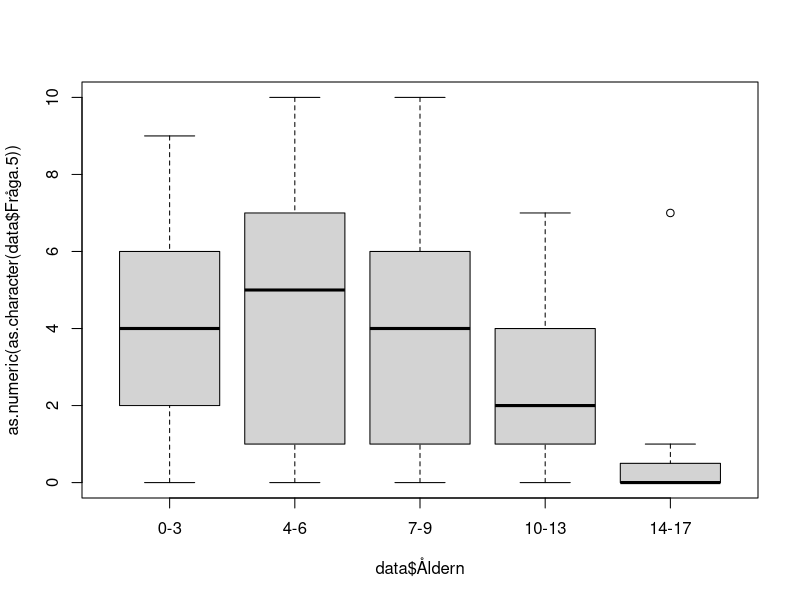
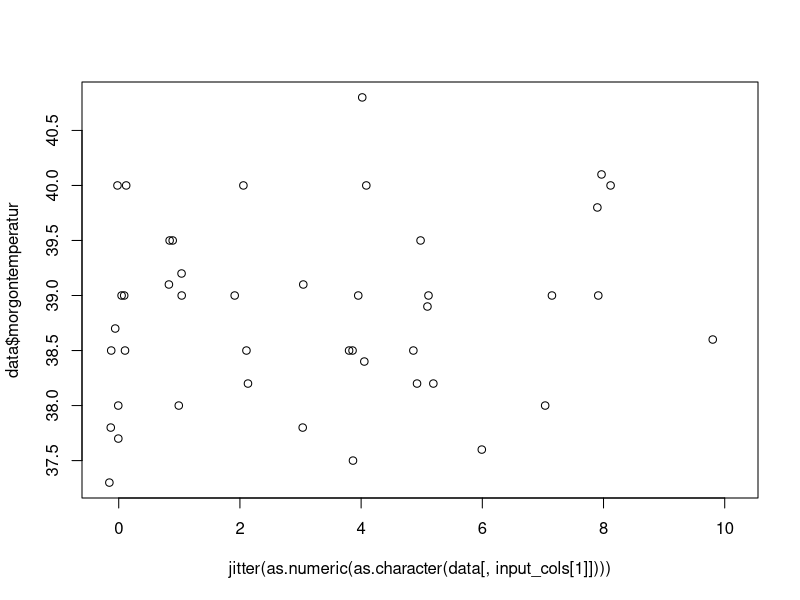

Recreate these plots in R, in order. (Note: this script raises an error after producing the figures.)
library(stringr)
data <- read.delim('Forschungsarbeit Auswehrtungstabelle 1.csv')
data$Förkylning <- factor(data$Förkylning)
data$Halsont <- factor(data$Halsont)
data$Feber <- factor(data$Feber)
data$Ont.i.öron <- factor(data$Ont.i.öron)
data$UVI <- factor(data$UVI)
data$Hosta <- factor(data$Hosta)
data$Kräkningar <- factor(data$Kräkningar)
data$Diarre <- factor(data$Diarre)
data$Magont <- factor(data$Magont)

data$morgontemperatur <-  as.numeric(str_replace( as.character( data$morgontemperatur), ',','.'))

data$Åldern <- factor( as.character(data$Åldern), levels=c('0-3','4-6','7-9','10-13','14-17' ))

save(data,file="data.RData")

plot( as.numeric(as.character(data$Fråga.5)) ~ data$Åldern)
anova(lm( as.numeric(data$Fråga.5) ~ data$Åldern))$"Pr(>F)"[1]
#[1] 1.06104e-05

input_cols <- c('Fråga.5','Fråga.6','Fråga.7','Fråga..8','Fråga..9','Fråga..10.VAS.CRP','Fråga..10.VAS.strep' )

run_annova <- function( colname ) {

	p.vals1 <- unlist(lapply( input_cols , function(cname) {
		anova(lm( as.numeric(as.character(data[,cname])) ~ data[,colname]))$"Pr(>F)"[1]
	} ))
	
	names(p.vals1) <- input_cols
	p.vals1

}

(p.vals1 <- run_annova('Åldern'))

#            Fråga.5             Fråga.6             Fråga.7            Fråga..8 
#       1.061040e-05        1.089857e-08        2.451278e-01        3.397947e-03 
#           Fråga..9   Fråga..10.VAS.CRP Fråga..10.VAS.strep 
#       1.092852e-07        5.611234e-22        3.930611e-07 

# surprisingly good p values here!

## and the extremely goof p values were an error...

# with the corrected script the p values look more reliable:
# the answe to the question: Does the age of the kids affect the answer to the questions:

#            Fråga.5             Fråga.6             Fråga.7            Fråga..8 
#       1.550308e-04        1.022504e-07        2.451278e-01        3.397947e-03 
#           Fråga..9   Fråga..10.VAS.CRP Fråga..10.VAS.strep 
#       1.092852e-07        8.848871e-05        7.102369e-01


#next what would I like to see?

#visual inspection of the plots like
plot( jitter(as.numeric(as.character(data[,input_cols[1]]))) , data$morgontemperatur)
# did show no effect of the temperature on the questions outcome.

temperature_corr <- NULL
for ( i in 1:length(input_cols)){
	t <- cor.test(as.numeric(as.character(data[,input_cols[i]])) , data$morgontemperatur)
	temperature_corr <- rbind(temperature_corr, c(t$estimate, t$p.value))
}
rownames(temperature_corr) <- input_cols 
colnames(temperature_corr) <- c('pearson rho','p value')

temperature_corr
#                      pearson rho   p value
#Fråga.5              0.1449602126 0.3478091
#Fråga.6              0.0471049719 0.7401870
#Fråga.7              0.0616241503 0.6611327
#Fråga..8             0.0313697722 0.8235475
#Fråga..9             0.0494208433 0.7252697
#Fråga..10.VAS.CRP   -0.0001261715 0.9995441
#Fråga..10.VAS.strep -0.0352295203 0.9283052

(p.vals.kön <- run_annova('kön'))
#            Fråga.5             Fråga.6             Fråga.7            Fråga..8 
#          0.9018953           0.9893636           0.3102917           0.4723559 
#           Fråga..9   Fråga..10.VAS.CRP Fråga..10.VAS.strep 
#          0.8700623           0.4540279           0.7181212

(p.vals.Förkylning <- run_annova('Förkylning'))
#            Fråga.5             Fråga.6             Fråga.7            Fråga..8 
#          0.6633117           0.8820971           0.1282242           0.4538891 
#           Fråga..9   Fråga..10.VAS.CRP Fråga..10.VAS.strep 
#          0.7845322           0.4689488           0.9719658 
(p.vals.Ont.i.öron <- run_annova('Ont.i.öron'))
#            Fråga.5             Fråga.6             Fråga.7            Fråga..8 
#         0.65299100          0.27232017          0.32673439          0.09375773 
#           Fråga..9   Fråga..10.VAS.CRP Fråga..10.VAS.strep 
#         0.90514744          0.12489450          0.46642420 
(p.vals.Hosta <- run_annova('Hosta'))
#            Fråga.5             Fråga.6             Fråga.7            Fråga..8 
#         0.32388528          0.34294922          0.43979613          0.03278197 
#           Fråga..9   Fråga..10.VAS.CRP Fråga..10.VAS.strep 
#         0.55829322          0.42841204          0.97432771 

## In other words - only the age of the child affects the pain results

## for all other questions I need more input.


## Now a pie chart for the 'BesöksUrsak'
data$BesöksUrsak <-  rep( '', nrow(data) )
for ( n in c( 6,7,8,10,11,12,13,14) ) {
	data$BesöksUrsak[which(data[,n] == 1)] <- paste( data$BesöksUrsak[which(data[,n] == 1)], colnames(data)[n])
}


## group that to more useful groups:
data$ManCause <- rep( '', nrow(data) )
oli <- NULL
oli <- c( oli , grep ( 'Hosta', data$BesöksUrsak ) )
oli <- c( oli , grep ( 'Halsont', data$BesöksUrsak ) )
oli <- c( oli , grep ( 'Ont.i.öron', data$BesöksUrsak ) )
oli <- c( oli , grep ( 'Förkylning', data$BesöksUrsak ) )
data$ManCause[unique(oli)] <- 'ÖLI'

data$ManCause[match(' Feber Diarre',data$BesöksUrsak)] <- 'GI'
data$ManCause[match(' Kräkningar Diarre',data$BesöksUrsak)] <- 'GI'
data$ManCause[which(is.na(match(data$BesöksUrsak," Diarre"))==F)] <- 'GI'

table( paste ( data$ManCause, data$BesöksUrsak ) )

data$ManCause[grep('UVI', data$BesöksUrsak )] <- 'UVI'

data$ManCause[which(is.na(match(data$BesöksUrsak," Feber"))==F)] <- 'oklart Feber'

data$ManCause[which(is.na(match(data$BesöksUrsak,"" ))==F)] <- 'ej angivna'

data$ManCause[which(is.na(match(data$ManCause,,"" ))==F)] <-  'ej angivna'


## oh great - the parents know how the kids react.
cor.test( as.numeric(as.character(data$Fråga..9)),  as.numeric(as.character(data$Fråga..10.VAS.CRP)) )

#	Pearson's product-moment correlation

#data:  as.numeric(as.character(data$Fråga..9)) and as.numeric(as.character(data$Fråga..10.VAS.CRP))
#t = 11.417, df = 65, p-value < 2.2e-16
#alternative hypothesis: true correlation is not equal to 0
#95 percent confidence interval:
# 0.7174187 0.8836752
#sample estimates:
#      cor 
#0.8168581 


#partent expect and kids feel the pain
cor.test( as.numeric(as.character(data$Fråga.6)),  as.numeric(as.character(data$Fråga..10.VAS.CRP)) )

#	Pearson's product-moment correlation

#data:  as.numeric(as.character(data$Fråga.6)) and as.numeric(as.character(data$Fråga..10.VAS.CRP))
#t = 7.9075, df = 65, p-value = 4.261e-11
#alternative hypothesis: true correlation is not equal to 0
#95 percent confidence interval:
# 0.5530345 0.8050265
#sample estimates:
#     cor 
#0.700223 

## and the parents see what they expected.
cor.test( as.numeric(as.character(data$Fråga.6)),  as.numeric(as.character(data$Fråga..9)) )

#	Pearson's product-moment correlation

#data:  as.numeric(as.character(data$Fråga.6)) and as.numeric(as.character(data$Fråga..9))
#t = 12.313, df = 152, p-value < 2.2e-16
#alternative hypothesis: true correlation is not equal to 0
#95 percent confidence interval:
# 0.6174964 0.7778674
#sample estimates:
#      cor 
#0.7066437 
#
#Warnmeldung:
#In cor.test(as.numeric(as.character(data$Fråga.6)), as.numeric(as.character(data$Fråga..9))) :
#  NAs durch Umwandlung erzeugt

summary(data$Åldern)/155 *100
#     0-3      4-6      7-9    10-13    14-17 
#38.70968 20.64516 13.54839 16.77419 10.32258 
pie(table(data$Åldern))

data$CRP <- rep('NO',nrow(data))
data$CRP[is.na(match(data$Fråga..10.VAS.CRP, 'na'))==T] <- 'Yes'

CRP <- data[which(data$CRP == 'Yes'),]
(table(paste(as.factor(CRP$CRP), CRP$Åldern)) / nrow(CRP) ) *100

#  Yes 0-3 Yes 10-13 Yes 14-17   Yes 4-6   Yes 7-9 
#43.697479 15.126050  7.563025 19.327731 14.285714 

# Show the numbers for Fråga..10.VAS.CRP for the age
res <- table(data$Åldern, data$Fråga..10.VAS.CRP)
res[ which(res == 0)] = '-'
write.table( res, file="Åldern_vs_Fråga10.VAS.CRP.xls", sep="\t" , quote=F)

#4-6 
mean(c(rep(0,3),rep(10,2),rep(2,5),rep(4,4),rep(5,4),rep(6,3),rep(7,1),rep(8,1)))
#[1] 4.304348
sd(c(rep(0,3),rep(10,2),rep(2,5),rep(4,4),rep(5,4),rep(6,3),rep(7,1),rep(8,1)))
#[1] 2.851392
#7-9
mean(c(rep(0,2),rep(10,1),rep(2,6),rep(3,2),rep(4,5),rep(6,1)))
#[1] 3.176471
sd(c(rep(0,2),rep(10,1),rep(2,6),rep(3,2),rep(4,5),rep(6,1)))
#[1] 2.324739
#10-13
mean(c(rep(0,10),rep(2,4),rep(4,3),rep(5,1)))
#[1] 1.388889
sd(c(rep(0,10),rep(2,4),rep(4,3),rep(5,1)))
#[1] 1.786844
#14-17
mean(c(rep(0,6),rep(2,3)))
#[1] 0.6666667
sd(c(rep(0,6),rep(2,3)))
#[1] 1



res2 <- table(data$Åldern, data$Fråga..9)
res2[ which(res2 == 0)] = '-'

#0-3
 mean(c(rep( 0,9),rep(1,5),rep(2,6),rep(3,7),rep(4,2),rep(5,5),rep(6,5),rep(7,8),rep(9,4),rep(10,2)))
#[1] 4.018868
 sd(c(rep( 0,9),rep(1,5),rep(2,6),rep(3,7),rep(4,2),rep(5,5),rep(6,5),rep(7,8),rep(9,4),rep(10,2)))
#[1] 3.06651
#4-6
mean(c(rep(0,7),rep(1,5),rep(2,4),rep(3,2),rep(4,4),rep(5,2),rep(6,4),rep(8,1),rep(10,3)))
#[1] 3.34375
sd(c(rep(0,7),rep(1,5),rep(2,4),rep(3,2),rep(4,4),rep(5,2),rep(6,4),rep(8,1),rep(10,3)))
#[1] 3.127499
#7-9
 mean(c(rep(0,7),rep(1,1),rep(2,3),rep(3,5),rep(4,2),rep(5,1),rep(6,1),rep(10,1)))
#[1] 2.428571
 sd(c(rep(0,7),rep(1,1),rep(2,3),rep(3,5),rep(4,2),rep(5,1),rep(6,1),rep(10,1)))
#[1] 2.521338
#10-13
mean(c(rep(0,9),rep(1,6),rep(2,4),rep(3,4),rep(4,3)))
#[1] 1.461538
 sd(c(rep(0,9),rep(1,6),rep(2,4),rep(3,4),rep(4,3)))
#[1] 1.420726
#14-17
mean(c(rep(0,11),rep(1,4),rep(3,1)))
#[1] 0.4375
sd (c(rep(0,11),rep(1,4),rep(3,1)))
#[1] 0.813941

res3 <- table(data$Åldern, data$Fråga..10.VAS.strep)
res3[ which(res3 == 0)] = '-'

#4-6
mean(c(rep(0,2),rep(10,1),rep(2,2),rep(4,1),rep(5,1),rep(6,2)))
#[1] 3.888889
sd(c(rep(0,2),rep(10,1),rep(2,2),rep(4,1),rep(5,1),rep(6,2)))
#[1] 3.25747
#7-9
mean(c(rep(0,2),rep(4,1),rep(6,1)))
#[1] 2.5
sd(c(rep(0,2),rep(4,1),rep(6,1)))
#[1] 3
#10-13
mean(c(rep(0,1),rep(1,2),rep(2,2),rep(4,3),rep(5,1),rep(6,1)))
#[1] 2.9
sd(c(rep(0,1),rep(1,2),rep(2,2),rep(4,3),rep(5,1),rep(6,1)))
#[1] 1.969207
#14-17
mean(c(rep(0,5),rep(10,1),rep(2,1),rep(6,1)))
#[1] 2.25
sd(c(rep(0,5),rep(10,1),rep(2,1),rep(6,1)))
#[1] 3.770184


data$CRP = is.na(as.numeric(as.character(data[,28])))==F
data$CRP[which(data[,28] =='x')] = TRUE

data$STREP = is.na(as.numeric(as.character(data[,29])))==F
data$STREP[which(data[,29] =='x')] = TRUE


mean_sd_age <- function(  column, age, crp=T ) {
	if ( crp ) {
		ids <- which(data[,'Åldern'] == age & data[,'CRP'] )
	}else{
		ids <- which(data[,'Åldern'] == age & data[,'STREP'] )
	}
	#browser()
	m = mean( as.numeric(as.character( data[ids,column] )))
	s = sd ( as.numeric(as.character( data[ids,column] )))
	c (m , s)
}

median_mad_age <- function( column, age, crp=T ) {
	if ( crp ) {
		ids <- which(data[,'Åldern'] == age & data[,'CRP'] )
	}else{
		ids <- which(data[,'Åldern'] == age & data[,'STREP'] )
	}
	#browser()
	m = median( as.numeric(as.character( data[ids,column] )))
	s = mad ( as.numeric(as.character( data[ids,column] )))
	c (m , s)
}

result_table <- function (column,  crp=T) {
	t <- NULL
	for ( n in levels(data[,'Åldern']) ) {
		t = rbind(t, median_mad_age ( column, n, crp ))
	}
	colnames(t) <- c( 'median', 'mad' )
	rownames(t) <- levels(data[,'Åldern'])
	t
}


 mean_sd_age( 'Fråga..9', '0-3', crp=T)
#[1] 4.384615 3.132085
 mean_sd_age( 'Fråga..9', '4-6', crp=T)
#[1] 3.130435 3.034714
 mean_sd_age( 'Fråga..9', '7-9', crp=T)
#[1] 2.470588 2.576763
 mean_sd_age( 'Fråga..9', '10-13', crp=T)
#[1] 1.444444 1.423427
 mean_sd_age( 'Fråga..9', '14-17', crp=T)
#[1] 0.3333333 0.5000000
 mean_sd_age( 'Fråga..9', '0-3', crp=F)
#[1] 6.000000 3.316625
 mean_sd_age( 'Fråga..9', '4-6', crp=F)
#[1] 3.888889 3.480102
 mean_sd_age( 'Fråga..9', '7-9', crp=F)
#[1] 2.250000 2.629956
 mean_sd_age( 'Fråga..9', '10-13', crp=F)
#[1] 1.700000 1.567021
 mean_sd_age( 'Fråga..9', '14-17', crp=F)
#[1] 0.500000 1.069045

plot( jitter(as.numeric(as.character(data$Fråga..9)),0.9), jitter( as.numeric(as.character(data$Fråga..10)),0.9))
cor.test( as.numeric(as.character(data$Fråga.6)),  as.numeric(as.character(data$Fråga..10)) )

#	Pearson's product-moment correlation

#data:  as.numeric(as.character(data$Fråga.6)) and as.numeric(as.character(data$Fråga..10))
#t = 7.5671, df = 93, p-value = 2.692e-11
#alternative hypothesis: true correlation is not equal to 0
#95 percent confidence interval:
# 0.4748496 0.7282514
#sample estimates:
#     cor 
#0.617314 


cor.test( as.numeric(as.character(data$Fråga..9)),  as.numeric(as.character(data$Fråga..10)) )

#	Pearson's product-moment correlation

#data:  as.numeric(as.character(data$Fråga..9)) and as.numeric(as.character(data$Fråga..10))
#t = 11.998, df = 93, p-value < 2.2e-16
#alternative hypothesis: true correlation is not equal to 0
#95 percent confidence interval:
# 0.6855800 0.8477917
#sample estimates:
#      cor 
#0.7794266 
#
#Warnmeldung:
#In cor.test.default(as.numeric(as.character(data$Fråga..9)), as.numeric(as.character(data#$Fråga..10))) :
#  NAs durch Umwandlung erzeugt

plot( as.numeric(as.character(data$Fråga..9[which(data$CRP)])) ~ data$Åldern[which(data$CRP)])
plot( as.numeric(as.character(data$Fråga..9[which(data$STREP)])) ~ data$Åldern[which(data$STREP)])

plot( as.numeric(as.character(data$Fråga..10[which(data$CRP)])) ~ data$Åldern[which(data$CRP)])
plot( as.numeric(as.character(data$Fråga..10[which(data$STREP)])) ~ data$Åldern[which(data$STREP)])


#t.test( as.numeric(as.character(data$kön
id_f =which(data$kön == 'f' & data$Åldern != '10-13')
id_p =which(data$kön == 'p' & data$Åldern != '10-13')

t.test( as.numeric(as.character(data$Fråga..10[id_f])), as.numeric(as.character(data$Fråga..10[id_p])))


#	Welch Two Sample t-test

#data:  as.numeric(as.character(data$Fråga..10[id_f])) and as.numeric(as.character(data$Fråga..10[id_p]))
#t = 0.22983, df = 39.934, p-value = 0.8194
#alternative hypothesis: true difference in means is not equal to 0
#95 percent confidence interval:
# -1.366913  1.717668
#sample estimates:
#mean of x mean of y 
# 3.365854  3.190476 

#Warnmeldungen:
#1: In t.test(as.numeric(as.character(data$Fråga..10[id_f])), as.numeric(as.character(data$Fråga..10[id_p]))) :
#  NAs durch Umwandlung erzeugt
#2: In t.test.default(as.numeric(as.character(data$Fråga..10[id_f])),  :
#  NAs durch Umwandlung erzeugt


plot( as.numeric(as.character(data$Fråga..9)) ~ data$tidigare_provatgning, 
	ylab="Fråga 9",xlab="tidigare provtagning")

plot( as.numeric(as.character(data$Fråga..10)) ~ data$tidigare_provatgning, 
	ylab="Fråga 10",xlab="tidigare provtagning")

##2017_08_30

cor.test( as.numeric(as.character(data$Fråga.7)) , as.numeric(as.character(data$Fråga..9)))


#	Pearson's product-moment correlation

#data:  as.numeric(as.character(data$Fråga.7)) and as.numeric(as.character(data$Fråga..9))
#t = -0.53347, df = 153, p-value = 0.5945
#alternative hypothesis: true correlation is not equal to 0
#95 percent confidence interval:
# -0.1993821  0.1153435
#sample estimates:
#        cor 
#-0.04308823 

cor.test( as.numeric(as.character(data$Fråga.7)) , as.numeric(as.character(data$Fråga..10)))

#	Pearson's product-moment correlation

#data:  as.numeric(as.character(data$Fråga.7)) and as.numeric(as.character(data$Fråga..10))
#t = -0.3933, df = 93, p-value = 0.695
#alternative hypothesis: true correlation is not equal to 0
#95 percent confidence interval:
# -0.2403184  0.1621254
#sample estimates:
#        cor 
#-0.04074907 


cor.test( as.numeric(as.character(data$Fråga.6)) , as.numeric(as.character(data$Fråga..10)))

#	Pearson's product-moment correlation

#data:  as.numeric(as.character(data$Fråga.6)) and as.numeric(as.character(data$Fråga..10))
#t = 7.5671, df = 93, p-value = 2.692e-11
#alternative hypothesis: true correlation is not equal to 0
#95 percent confidence interval:
# 0.4748496 0.7282514
#sample estimates:
#     cor 
#0.617314 


cor.test( as.numeric(as.character(data$Fråga..9)) , as.numeric(as.character(data$Fråga..10)))

#	Pearson's product-moment correlation

#data:  as.numeric(as.character(data$Fråga..9)) and as.numeric(as.character(data$Fråga..10))
#t = 11.998, df = 93, p-value < 2.2e-16
#alternative hypothesis: true correlation is not equal to 0
#95 percent confidence interval:
# 0.6855800 0.8477917
#sample estimates:
#      cor 
#0.7794266 

plot( jitter(as.numeric(as.character(data$Fråga..9))) , jitter(as.numeric(as.character(data$Fråga..10))))

#And now the pupulation analysis...

summary(data)

#    Enkätnr        Åldern   kön     Antal.barn.i.familjen Mama.papa.närstående
# Min.   :  1.0   0-3  :60   f :87   1 :20                 m :103              
# 1st Qu.: 39.5   4-6  :32   na:13   2 :47                 mp:  4              
# Median : 78.0   7-9  :21   p :55   3 :17                 n :  5              
# Mean   : 78.0   10-13:26           4 : 1                 na:  4              
# 3rd Qu.:116.5   14-17:16           5 : 1                 p : 39              
# Max.   :155.0                      na:69                                     
                                                                              
# Förkylning Halsont Feber  morgontemperatur Ont.i.öron UVI     Hosta 
# 0:90       0:98    0:74   Min.   :37.30    0:140      0:150   0:96  
# 1:65       1:57    1:81   1st Qu.:38.20    1: 15      1:  5   1:59  
#                           Median :39.00                             
#                           Mean   :38.82                             
#                           3rd Qu.:39.50                             
#                           Max.   :40.80                             
#                           NA's   :102                               
# Kräkningar Diarre  Magont  Fråga.2a..J.N Fråga.2b.J.N
# 0:153      0:150   0:133   j:132         j :89       
# 1:  2      1:  5   1: 22   n: 23         n :56       
#                                          na:10       
                                                      
                                                      
                                                      
                                                      
# Fråga.3...1.schlechter..0.unverändert...1.besser. Fråga.4a.N.J Fråga.4a..Antal
# 0 :77                                             j :117       na     :105    
# 1 :24                                             n : 25       3      : 12    
# -1:53                                             na: 13       2      : 10    
# na: 1                                                          1      :  8    
#                                                                5      :  8    
#                                                                10     :  4    
#                                                                (Other):  8    
# Fråga.4bN.J   X4b.Antal      Fråga.5      Fråga.6      Fråga.7      
# j :97       na     :113   0      :31   0      :29   Min.   : 0.000  
# n :30       1      : 17   na     :18   5      :22   1st Qu.: 0.000  
# na:28       2      :  9   1      :16   1      :19   Median : 1.000  
#             3      :  6   5      :16   3      :19   Mean   : 2.206  
#             4      :  3   2      :14   4      :15   3rd Qu.: 3.000  
#             5      :  3   3      :14   2      :13   Max.   :10.000  
#             (Other):  4   (Other):46   (Other):38                   
#    Fråga..8         Fråga..9      Fråga..10.VAS.CRP Fråga..10.VAS.strep
# Min.   : 0.000   Min.   : 0.000   x      :52        na     :113        
# 1st Qu.: 0.000   1st Qu.: 0.000   na     :36        x      : 11        
# Median : 1.000   Median : 2.000   0      :21        0      : 10        
# Mean   : 2.219   Mean   : 3.045   2      :18        2      :  5        
# 3rd Qu.: 4.000   3rd Qu.: 5.000   4      :12        4      :  5        
# Max.   :10.000   Max.   :10.000   5      : 5        6      :  5        
#                                   (Other):11        (Other):  6        
#    CRP            STREP           Fråga..10  tidigare_provatgning
# Mode :logical   Mode :logical   x      :60   no : 22             
# FALSE:36        FALSE:113       0      :30   yes:133             
# TRUE :119       TRUE :42        2      :22                       
# NA's :0         NA's :0         4      :16                       
#                                 6      : 9                       
#                                 5      : 7                       
#                                 (Other):11                       
# tidigare_provatgning_binary
# Mode :logical              
# FALSE:22                   
# TRUE :133                  
# NA's :0       

## drop the double tested childreen:
data2 <- data[-which(data$STREP & data$CRP),]
cor.test( as.numeric(as.character(data2$Fråga..9)) , as.numeric(as.character(data2$Fråga..10)))

#	Pearson's product-moment correlation

#data:  as.numeric(as.character(data2$Fråga..9)) and as.numeric(as.character(data2$Fråga..10))
#t = 12.254, df = 90, p-value < 2.2e-16
#alternative hypothesis: true correlation is not equal to 0
#95 percent confidence interval:
# 0.6991314 0.8567807
#sample estimates:
#     cor 
#0.790722 

#Warnmeldung:
#In cor.test.default(as.numeric(as.character(data2$Fråga..9)), as.numeric(as.character(data2$Fråga..10))) :
#  NAs durch Umwandlung erzeugt

# If anything the data gets better - so we do not really care aboput that.


round(table(data$Åldern) / sum(table(data$Åldern)) * 100 ,1)
#  0-3   4-6   7-9 10-13 14-17 
# 38.7  20.6  13.5  16.8  10.3 

pdf( file="Age_pie.pdf", width=6, height=6)
pie(x=table(data$Åldern), clockwise=T, col=rainbow(5))
dev.off()

table(data$Fråga.2a..J.N) / 155 * 100
#       j        n 
#85.16129 14.83871

apply( data[,c('Kräkningar','Diarre','Magont')],1, function (x) sum(as.numeric(as.character(x))))

data$illnes = ''

for (n in colnames(data)[c(6,7,8,10,11,12,13,14,15)]){
	ids = which(data[,n] == 1)
	data$illnes[ids] = paste( data$illnes[ids], n)
}


## day 2017-08-31
## kids in the family - any influence on pain?
only_1 <- which(as.numeric(as.character(data$Antal.barn.i.familjen)) == 1 )
more_than_1 <- which(as.numeric(as.character(data$Antal.barn.i.familjen)) > 1 )

boxplot( as.numeric(as.character(data$Fråga..9))[only_1], as.numeric(as.character(data$Fråga..9))[more_than_1])

 t.test( as.numeric(as.character(data$Fråga..9))[only_1], as.numeric(as.character(data$Fråga..9))[more_than_1])

#	Welch Two Sample t-test

#data:  as.numeric(as.character(data$Fråga..9))[only_1] and as.numeric(as.character(data$Fråga..9))#[more_than_1]
#t = 1.2734, df = 29.317, p-value = 0.2129
#alternative hypothesis: true difference in means is not equal to 0
#95 percent confidence interval:
# -0.598901  2.577689
#sample estimates:
#mean of x mean of y 
# 3.550000  2.560606 

wilcox.test( as.numeric(as.character(data$Fråga..9))[only_1], as.numeric(as.character(data$Fråga..9))[more_than_1])

#	Wilcoxon rank sum test with continuity correction

#data:  as.numeric(as.character(data$Fråga..9))[only_1] and as.numeric(as.character(data$Fråga..9))[more_than_1]
#W = 779.5, p-value = 0.2127
#alternative hypothesis: true location shift is not equal to 0

boxplot( as.numeric(as.character(data$Fråga..10))[only_1], as.numeric(as.character(data$Fråga..10))[more_than_1])

t.test( as.numeric(as.character(data$Fråga..10))[only_1], as.numeric(as.character(data$Fråga..10))[more_than_1])

#	Welch Two Sample t-test

#data:  as.numeric(as.character(data$Fråga..10))[only_1] and as.numeric(as.character(data#$Fråga..10))[more_than_1]
#t = 0.2117, df = 11.975, p-value = 0.8359
#alternative hypothesis: true difference in means is not equal to 0
#95 percent confidence interval:
# -1.897599  2.305932
#sample estimates:
#mean of x mean of y 
# 2.600000  2.395833 

wilcox.test( as.numeric(as.character(data$Fråga..10))[only_1], as.numeric(as.character(data$Fråga..10))[more_than_1])

#	Wilcoxon rank sum test with continuity correction

#data:  as.numeric(as.character(data$Fråga..10))[only_1] and as.numeric(as.character(data$Fråga..10))[more_than_1]
#W = 244.5, p-value = 0.9321
#alternative hypothesis: true location shift is not equal to 0

two_group <- function ( data1, data2 ) {
	d <- vector('numeric', 1000)
        s <- vector('numeric', 1000)
	for ( i in 1:1000 ) {
		t <- wilcox.test( jitter(data1), jitter(data2) )
		d[i] <- t$p.value
		s[i] <- t$statistic
	}
	list( mean.p.value =mean (d), mean.statistics=mean(s))
}

two_group( as.numeric(as.character(data$Fråga..9))[only_1], as.numeric(as.character(data$Fråga..9))[more_than_1])
#$mean.p.value
#[1] 0.2321051

#$mean.statistics
#[1] 779.902


two_group( as.numeric(as.character(data$Fråga..10))[only_1], as.numeric(as.character(data$Fråga..10))[more_than_1] )
#$mean.p.value
#[1] 0.7956872

#$mean.statistics
#[1] 244.338


mean_cor_test <- function (colA, colB,  method="pearson" ) {
	d <- vector('numeric', 1000)
	r <- vector('numeric', 1000)
	for ( i in 1:1000 ) {
		t  <- cor.test( 
			jitter(as.numeric(as.character(data[, colA]))), 
			jitter(as.numeric(as.character(data[, colB]))),
			method=method
		)
		d[i] <- t$p.value
		r[i] <- t$estimate
	}
	list( mean.p.value =mean (d), mean.estimate=mean(r))
}

mean_cor_test( 'Fråga..8', 'Fråga..10')
#$mean.p.value
#[1] 1.435407e-12

#$mean.estimate
#[1] 0.6477754

#Es gab 50 oder mehr Warnungen (Anzeige der ersten 50 mit warnings())
mean_cor_test( 'Fråga..8', 'Fråga..9')
#$mean.p.value
#[1] 1.582381e-12
#
#$mean.estimate
#[1] 0.5292124


 mean_cor_test( 'Fråga..8', 'Fråga..9', 'spearman')
#$mean.p.value
#[1] 1.126521e-08

#$mean.estimate
#[1] 0.4704633

 mean_cor_test( 'Fråga..8', 'Fråga..10', 'spearman')
#$mean.p.value
#[1] 1.464139e-08

#$mean.estimate
#[1] 0.5748656

#Es gab 50 oder mehr Warnungen (Anzeige der ersten 50 mit warnings())

t = read.delim('all_data.csv', sep=';') # manually changed diagnos
DIAGNOS <- as.character(t[,36])
data$Diagnos = factor( str_replace(DIAGNOS, "^ ", "" ), levels=c("GI", "Isolerad feber", "Luftvägssymtom", "Luftvägssymtom+UVI", "UVI" ))


round(table(data$Diagnos) / sum( table(data$Diagnos) ) * 100,1)

#                GI     Isolerad feber     Luftvägssymtom Luftvägssymtom+UVI 
#              10.1               10.1               75.8                1.3 
#               UVI 
#               2.7 



# 2017-09-01

# Könsfördelningen + Diagram i Åldersgruppen


Plot = function (p, file ) {
	pdf(file=paste("../figures/",file,'.pdf',sep=''), width=4, height=4)
	print(p)
	dev.off()
	png(file=paste("../figures/",file,'.png',sep=''), width=600, height=600)
	print(p)
	dev.off()
}


data$data.9 <- as.numeric(as.character(data$Fråga..9))
data$data.10 <- as.numeric(as.character(data$Fråga..10))

data$tidigare_provtagning = FALSE
data$tidigare_provtagning[unique(c(
	which(data$Fråga.4a.N.J=='j'),
	which(data$Fråga.4bN.J=='j')
	))] = TRUE

CRP <- data[which(data$CRP),]
STREP <- data[which(data$STREP),]


library(reshape2)

ag <- table(data$kön , data$Åldern)
ag <- ag[-2,]
ag_melted = melt(ag)
colnames(ag_melted) <- c('kön', 'Ålder','value')

pl = ggplot(data=ag_melted, 
	aes (x=ag_melted$'Ålder', y=ag_melted$'value', fill=ag_melted$'kön')
     ) +
geom_bar(stat="identity", color="black", position=position_dodge())+
theme_minimal()
pl = pl + xlab('Ålder') + ylab('patient [n]') + labs(fill = "Kön")
	
Plot( pl, 'Åldersfördelning_kön')

write.table(ag_melted, file="../tables/Åldersfördelning_kön.xls", sep="\t", quote=F,row.names=F)


## Åldersfördelning_ tidigare provtagning

ta <- table(data$tidigare_provtagning , data$Åldern)

write.table(ta, file="tables/provtagning_age.tab", sep="\t",quote=F)
d <- read.delim("tables/provtagning_age.tab")
colnames(d) <- colnames(ta)
d = rbind(d, d[1,] / ( d[1,] +d[2,]) *100)
d = rbind(d, d[2,] / ( d[1,] +d[2,]) *100)

rownames(d) <- c('No','Yes', 'No [%]', 'Yes [%]' )

d = cbind( measure=rownames(d), d)


ta_melted = melt(d[4:3,])
ta_melted[,1] <- factor( as.character(ta_melted[,1]), levels=c('Yes [%]','No [%]'))

colnames(ta_melted) <- c( 'tidigare_provtagning', 'Ålder', 'value')

pl = ggplot(data=ta_melted, 
	aes (x=Ålder, y=value, fill=tidigare_provtagning)
     ) +
geom_bar(stat="identity", color="black", position=position_dodge())+
#geom_bar(stat="identity", color="black")+
theme_minimal()
pl = pl + xlab('Ålder') + ylab('patient [%]') + labs(fill = "tidigare provtagning")
#pl = pl + scale_fill_manual(values=c('green','lightgray'))

Plot(pl, 'Åldersfördelning_tidigare provtagning')

write.table(ta_melted, file="../tables/Åldersfördelning_tidigare provtagning.xls", sep="\t", quote=F,row.names=F)


#Total %
summary(data$tidigare_provtagning)
#   Mode   FALSE    TRUE    NA's 
#logical      22     133       0 

133/ (133+22) *100
#[1] 85.80645


# Diagramm boxplot Fråga..9 and Fråga..10 STREP, CRP and all



Plot(ggplot(data, aes( Åldern, data.9 )) +geom_boxplot() +ylab('') +
	scale_y_continuous(breaks=c(0,2,4,6,8, 10)),
	'Question_9_all' )


Plot(ggplot(CRP, aes( Åldern, data.9 )) +geom_boxplot() +ylab('')+
	scale_y_continuous(breaks=c(0,2,4,6,8, 10)),
	'Question_9_CRP' )

Plot(ggplot(STREP, aes( Åldern, data.9 )) +geom_boxplot() +ylab('')+
	scale_y_continuous(breaks=c(0,2,4,6,8, 10)),
	'Question_9_STREP' )


## question 10

Plot(ggplot(data, aes( Åldern, data.10 )) +geom_boxplot(na.rm = TRUE) +ylab('')+
	scale_y_continuous(breaks=c(0,2,4,6,8, 10)),
	'Question_10_all' )


Plot(ggplot(CRP, aes( Åldern, data.10 )) +geom_boxplot() +ylab('')+
	scale_y_continuous(breaks=c(0,2,4,6,8, 10)),
	'Question_10_CRP' )

Plot(ggplot(STREP, aes( Åldern, data.10 )) +geom_boxplot() +ylab('')+
	scale_y_continuous(breaks=c(0,2,4,6,8, 10)),
	'Question_10_STREP' )


## question 8

Plot(ggplot(data, aes( Åldern, Fråga..8 )) +geom_boxplot(na.rm = TRUE) +ylab('')+
	scale_y_continuous(breaks=c(0,2,4,6,8, 10)),
	'Question_8_all' )


Plot(ggplot(CRP, aes( Åldern, Fråga..8 )) +geom_boxplot() +ylab('')+
	scale_y_continuous(breaks=c(0,2,4,6,8, 10)),
	'Question_8_CRP' )

Plot(ggplot(STREP, aes( Åldern, Fråga..8 )) +geom_boxplot() +ylab('')+
	scale_y_continuous(breaks=c(0,2,4,6,8, 10)),
	'Question_8_STREP' )


## sum up all statistics that have been run and should/could end up in the final document


mean_cor_test <- function (colA, colB,  method="pearson" ) {
	d <- vector('numeric', 1000)
	r <- vector('numeric', 1000)
	#plot one
	data1 <- as.numeric(as.character(data[, colA]))
	data2 <- as.numeric(as.character(data[, colB]))

	d <- cbind( x=jitter(data1), y=jitter(data2))
	ids <- unique(sort (c(which( is.na(d[,1])),which( is.na(d[,2])) )))
	if ( length(ids) > 0 ){
		d <- d[-ids,]
	}
	p <- ggplot(data.frame(d), aes(x=x,y=y) ) + geom_point()
	p <- p + xlab(colA) + ylab(colB)
	p <- p + scale_y_continuous(breaks=c(0,2,4,6,8, 10)) + scale_x_continuous(breaks=c(0,2,4,6,8, 10))

	fn = str_replace_all(make.names( paste("correlation", make.names(c(colA, colB)), collapse=" ")), "\\.+","_")
	Plot( p,  fn )
	browser()

	for ( i in 1:1000 ) {
		t  <- cor.test( 
			jitter(data1), 
			jitter(data2),
			method=method
		)
		d[i] <- t$p.value
		r[i] <- t$estimate
	}
	list( test=paste(method, 'n=1000'), comparing = paste( colA, colB, sep=" vs. "), mean.p.value =mean (d), mean.estimate=mean(r), mean.statistics="only two group comparisons", figure=fn)
}

two_group <- function ( data1, data2, colA, colB ) {
	d <- vector('numeric', 1000)
        s <- vector('numeric', 1000)
	## plot one
	d <- t(data.frame(lapply( data1, function(x) { c( colA, x) } ) ))
	d <- rbind(d, t(data.frame(lapply( data2, function(x) { c( colB, x) } ) )) )
	d[,2] <- as.numeric(as.character(d[,2]))
	rownames(d) <- 1:nrow(d)
	colnames(d) <- c( 'variable', 'value')
	d <- data.frame(d)
	d[,2]<- as.numeric(as.character(d[,2]))
	p <- ggplot(d , aes( variable, value)) +geom_boxplot()
	p <- p + xlab('') + ylab('') + scale_y_continuous(breaks=c(0,2,4,6,8, 10))

	fn = str_replace_all(make.names( paste("wilcox.test", make.names(c(colA, colB)), collapse=" ")), "\\.+","_")
	Plot( p,  fn )

	for ( i in 1:1000 ) {
		t <- wilcox.test( jitter(data1), jitter(data2) )
		d[i] <- t$p.value
		s[i] <- t$statistic
	}
	list(test='wilcox.test n=1000', comparing = paste( colA, colB, sep=" vs. "),  mean.p.value =mean (d),mean.estimate="Only correlations", mean.statistics=mean(s), figure=fn)
}

library(ggplot2)
library(reshape2)
library(stringr)

stat_results = NULL

stat_results = rbind( stat_results, mean_cor_test('Fråga.6', 'Fråga..9', 'spearman') )

stat_results = rbind( stat_results, mean_cor_test('Fråga.6', 'Fråga..9', 'spearman') )
stat_results = rbind( stat_results,mean_cor_test('Fråga.6', 'Fråga..10.VAS.CRP', 'spearman') )
stat_results = rbind( stat_results,mean_cor_test('Fråga.6', 'Fråga..10.VAS.strep', 'spearman') )
stat_results = rbind( stat_results,mean_cor_test('Fråga.6', 'Fråga..10', 'spearman') )

stat_results = rbind( stat_results,mean_cor_test('Fråga.7', 'Fråga..9', 'spearman') )
stat_results = rbind( stat_results,mean_cor_test('Fråga.7', 'Fråga..10.VAS.CRP', 'spearman') )
stat_results = rbind( stat_results,mean_cor_test('Fråga.7', 'Fråga..10.VAS.strep', 'spearman') )
stat_results = rbind( stat_results,mean_cor_test('Fråga.7', 'Fråga..10', 'spearman') )

stat_results = rbind( stat_results,mean_cor_test('Fråga..8', 'Fråga..9', 'spearman') )
stat_results = rbind( stat_results,mean_cor_test('Fråga..8', 'Fråga..10.VAS.CRP', 'spearman') )
stat_results = rbind( stat_results,mean_cor_test('Fråga..8', 'Fråga..10.VAS.strep', 'spearman') )
stat_results = rbind( stat_results,mean_cor_test('Fråga..8', 'Fråga..10', 'spearman') )

stat_results = rbind( stat_results,mean_cor_test( 'Fråga..9', 'Fråga..10.VAS.CRP', 'spearman') )
stat_results = rbind( stat_results,mean_cor_test( 'Fråga..9', 'Fråga..10.VAS.strep', 'spearman') )
stat_results = rbind( stat_results,mean_cor_test('Fråga..9', 'Fråga..10', 'spearman') )


stat_results = rbind( stat_results,
	two_group( as.numeric(as.character(data$Fråga..9))[only_1], 
		as.numeric(as.character(data$Fråga..9))[more_than_1],
		'Fråga 9 Antal barn i familien = 1',
		'Fråga 9 Antal barn i familien > 1'
	)
)

stat_results = rbind( stat_results,
	two_group( as.numeric(as.character(data$Fråga..10))[only_1], 
		as.numeric(as.character(data$Fråga..10))[more_than_1],
		'Fråga 10 Antal barn i familien = 1',
		'Fråga 10 Antal barn i familien > 1'
	)
) 

id_f =which(data$kön == 'f' & data$Åldern != '10-13')
id_p =which(data$kön == 'p' & data$Åldern != '10-13')

stat_results = rbind( stat_results, 
	two_group( 
		as.numeric(as.character(data$Fråga..10[id_f])), 
		as.numeric(as.character(data$Fråga..10[id_p])),
		'Fråga 10 flickor',
		'Fraga 10 pojkar'
	)
)


write.table( stat_results, file='../tables/AllStatResults.xls', row.names=F, quote=F, sep='\t')

# while writing the document we came accross more questions:
# did the sex of the parents that were in with the kid have an effect on there expectations?

(s = table(data[,c(5,17)] )[-c(2:4),-3])
#                    Fråga.2b.J.N
#Mama.papa.närstående  j  n
#                  m  61 34
#                  p  20 18

pdf( file="../figures/Chisq_parents_sex_vs_F2b.pdf", width=6, height=6)
plot( s )
dev.off()

(t = chisq.test(s))

#	Pearson's Chi-squared test with Yates' continuity correction

#data:  s
#X-squared = 1.0807, df = 1, p-value = 0.2985

stat_results <- rbind( stat_results, c('chisq.test', 'Childs sex vs f2b', t$p.value, 'not used here', t$statistic, 'Chisq_parents_sex_vs_F2b.pdf' ) )


s = table(data[,c(3,17)] )[-2,-3]
#   Fråga.2b.J.N
#kön  j  n
#  f 53 31
#  p 30 21

pdf( file="../figures/Chisq_childs_sex_vs_F2b.pdf", width=6, height=6)
plot( s )
dev.off()

t = chisq.test(s)


stat_results <- rbind( stat_results, c('chisq.test', 'Childs sex vs f2b', t$p.value, 'not used here', t$statistic, 'Chisq_childs_sex_vs_F2b.pdf' ) )


#	Pearson's Chi-squared test with Yates' continuity correction
#data:  s
#X-squared = 0.097402, df = 1, p-value = 0.755


#s = table(data[,c(3,18)] )[-2,-4]
##   Fråga.3...1.schlechter..0.unverändert...1.besser.
##kön  0  1 -1
##  f 51  8 27
##  p 22 12 21
#
#t = chisq.test( s )
#
##	Pearson's Chi-squared test
##data:  t(s)
##X-squared = 6.5727, df = 2, p-value = 0.03739



# did the allmänstillstand of the kid affect the parents whish to get the test made?
s = table(data[,17:18])[-3,-4]
#            Fråga.3...1.schlechter..0.unverändert...1.besser.
#Fråga.2b.J.N  0  1 -1
#           j 47 11 30
#           n 26  9 21

t = chisq.test( s )

#	Pearson's Chi-squared test

#data:  table(data[, 17:18])[-3, -4]
#X-squared = 0.75553, df = 2, p-value = 0.6854

pdf( file="../figures/Chisq_F2_vs_F3.pdf", width=6, height=6)
plot( s )
dev.off()

stat_results <- rbind( stat_results, c('chisq.test', 'Fråga2b.JN vs Verlopp f3', t$p.value, 'not used here', t$statistic, 'Chisq_F2_vs_F3.pdf' ) )



write.table( stat_results, file='../tables/AllStatResults.xls', row.names=F, quote=F, sep='\t')

data$Åldern_numeric <- as.numeric(data$Åldern)

stat_results = rbind( stat_results, mean_cor_test('Åldern_numeric', 'data.9',  method="spearman" ) )
stat_results = rbind( stat_results, mean_cor_test('Åldern_numeric', 'data.10',  method="spearman" ) )



stat_results = rbind( stat_results, 
	two_group( 
		as.numeric(as.character(data$data.10[data$tidigare_provatgning_binary == F])), 
		as.numeric(as.character(data$data.10[data$tidigare_provatgning_binary])),
		'först prov',
		'minst andra prov'
	)
)
